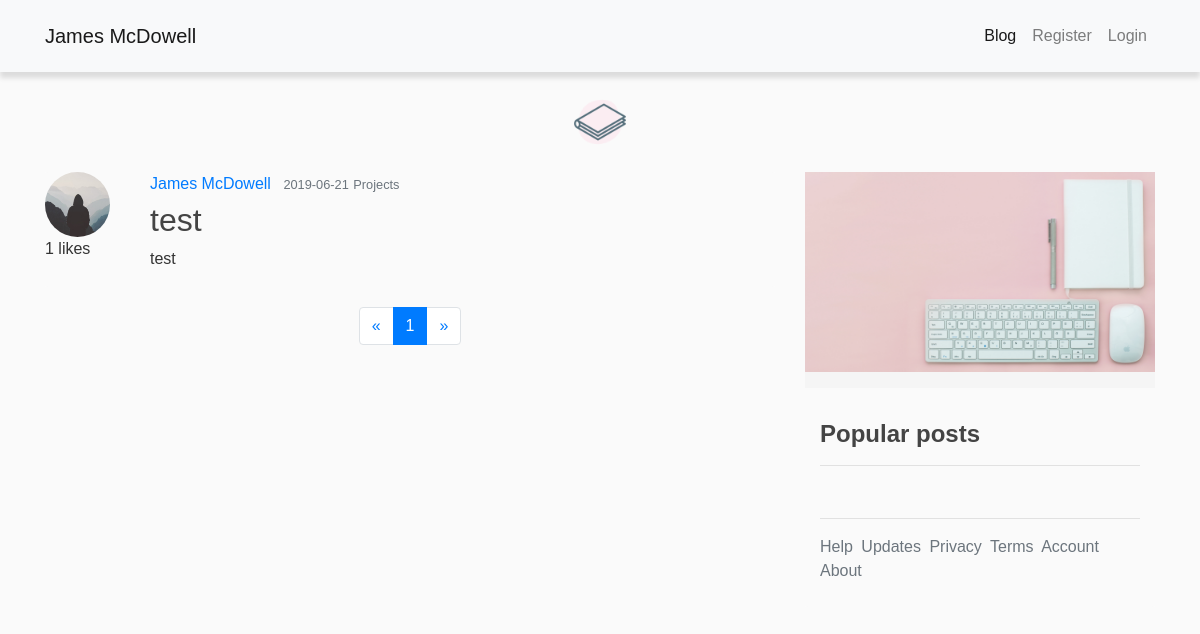
Before: /blog/recent with the older database file.
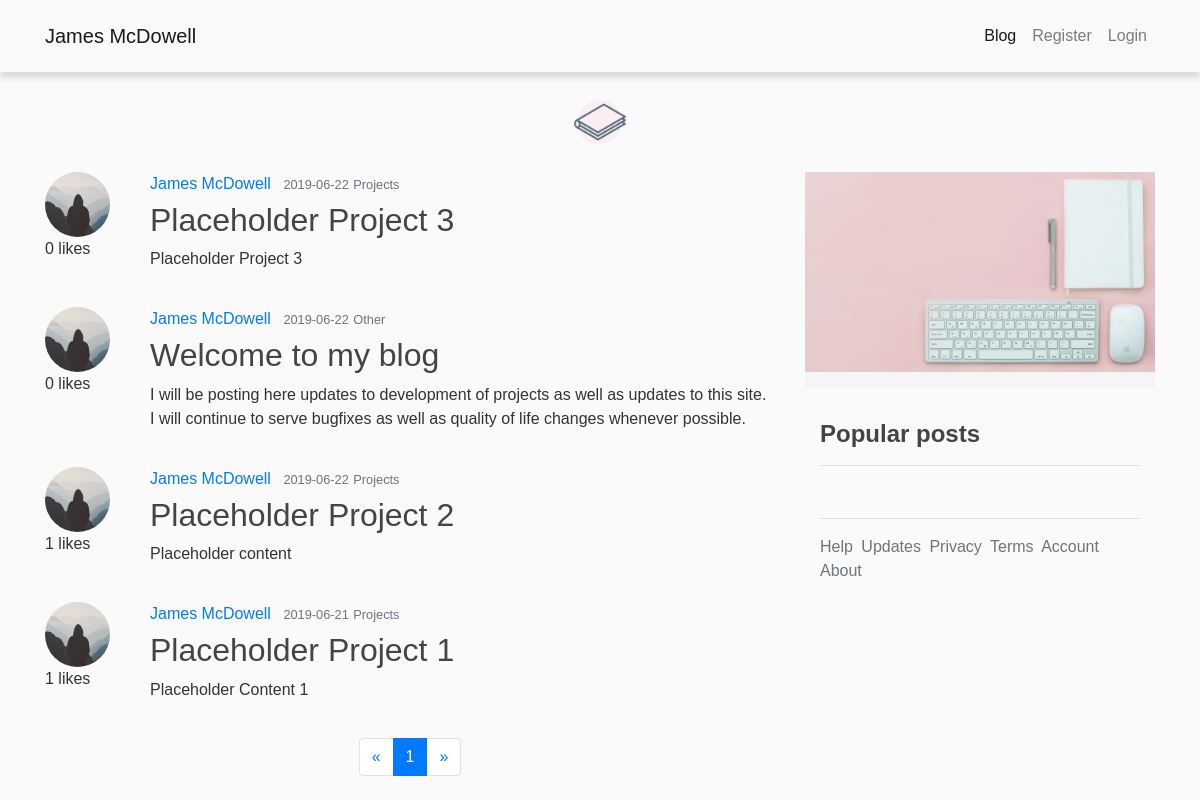
After: the same page with the newer database file.
### flaskblog/models.py (models this page shows, shortened)
class Post(db.Model):
    id = db.Column(db.Integer, primary_key=True)
    title = db.Column(db.String(100), nullable=False)
    date_posted = db.Column(db.DateTime, nullable=False, default=datetime.utcnow)
    content = db.Column(db.Text, nullable=False)
    image_file = db.Column(db.String(20), nullable=False, default='default.jpg')
    user_id = db.Column(db.Integer, db.ForeignKey('user.id'), nullable=False)
    likes = db.relationship('PostLike', backref='post', lazy='dynamic')
    cat_id = db.Column(db.Integer, db.ForeignKey('cat.id'), nullable=False)

class User(UserMixin, db.Model):
    id = db.Column(db.Integer, primary_key=True)
    username = db.Column(db.String(20), unique=True, nullable=False)
    email = db.Column(db.String(120), unique=True, nullable=False)
    image_file = db.Column(db.String(20), nullable=False, default='default.jpg')
    password = db.Column(db.String(60), nullable=False)
    posts = db.relationship('Post', backref='author', lazy=True)
    liked = db.relationship(
        'PostLike',
        foreign_keys='PostLike.user_id',
        backref='user', lazy='dynamic')

class Cat(db.Model):
    id = db.Column(db.Integer, primary_key=True)
    title = db.Column(db.String(30), nullable=False)
    posts = db.relationship('Post', backref='categ', lazy=True)
    category_image = db.Column(db.String(20), nullable=False, default='other.jpg')

### flaskblog/main/routes.py (the view)
@main.route('/blog/recent')
def blogs():
    page = request.args.get('page', 1, type=int)
    posts = Post.query.order_by(Post.date_posted.desc()).paginate(page=page, per_page=5)
    return render_template('blogs.html', posts=posts)

### flaskblog/templates/blogs.html (shortened to what this page needs)
{% extends "layout.html" %}
{% block content %}
    {% for post in posts.items %}
        <article class="media content-section">
          <ul class="list-unstyled mr-4">
            <li>
                <a href="{{ url_for('users.user_profile', username=post.author.username) }}"><img class="rounded-circle article-img" src="{{ url_for('static', filename='profile_pics/' + post.author.image_file) }}"></a>
            </li>
            <li>
                {% if current_user.is_authenticated %}
                    {% if current_user.has_liked_post(post) %}
                        <a href="{{ url_for('posts.like_action', post_id=post.id, action='unlike') }}">Unlike</a>
                      {% else %}
                        <a href="{{ url_for('posts.like_action', post_id=post.id, action='like') }}">Like</a>
                      {% endif %}
                    {{ post.likes.count() }} likes
                {% else %}
                    {{ post.likes.count() }} likes
                {% endif %}
            </li>
          </ul>
          <div class="media-body">
            <div class="article-metadata">
              <a class="mr-2" href="{{ url_for('users.user_posts', username=post.author.username) }}">{{ post.author.username }}</a>
              <small class="text-muted">{{ post.date_posted.strftime('%Y-%m-%d') }}</small>
              <small class="text-muted">{{ post.categ.title }}</small>
            </div>
            <h2><a class="article-title" href="{{ url_for('posts.post', post_id=post.id) }}">{{ post.title }}</a></h2>
            <p class="article-content">{{ post.content|striptags }}</p>
          </div>
        </article>
    {% endfor %}
    <nav aria-label="Page navigation example">
      <ul class="pagination justify-content-center">
        <li class="page-item">
          <a class="page-link" href="{{  url_for('main.blogs', page=1)}}" aria-label="Previous">
            <span aria-hidden="true">&laquo;</span>
          </a>
        </li>
        {% for page_num in posts.iter_pages(left_edge=1, right_edge=1, left_current=1, right_current=2) %}
            {% if page_num  %}
                {% if posts.page == page_num  %}
                    <li class="page-item active"><a class="page-link" href="{{  url_for('main.blogs', page=page_num)}}">{{ page_num }}</a>
                {% else %}
                    <li class="page-item"><a class="page-link" href="{{  url_for('main.blogs', page=page_num)}}">{{ page_num }}</a>
                {% endif %}
            {% else %}
                ...
            {% endif %}
        {% endfor %}
        <li class="page-item">
          <a class="page-link" href="#" aria-label="Next">
            <span aria-hidden="true">&raquo;</span>
          </a>
        </li>
      </ul>
    </nav>
{% endblock content %}

### flaskblog/templates/layout.html (shortened to what this page needs)
<!DOCTYPE html>
<html lang="en">
<head>
    <link rel="stylesheet" type="text/css" href="{{ url_for('static', filename='format.css') }}">
    <link rel="stylesheet" href="https://maxcdn.bootstrapcdn.com/bootstrap/4.0.0/css/bootstrap.min.css">
    <link rel="stylesheet" type="text/css" href="{{ url_for('static', filename='main.css') }}">
    <link rel="stylesheet" href="https://cdnjs.cloudflare.com/ajax/libs/animate.css/3.7.0/animate.min.css">
</head>
<body>
        <nav class="navbar navbar-expand-lg navbar-light bg-light fixed-top pt-3 pb-3 mb-1">
        <div class="container">
          <a class="navbar-brand" href="{{ url_for('main.home_page') }}">James McDowell</a>
          <div class="collapse navbar-collapse" id="navbarSupportedContent">
            <ul class="navbar-nav ml-auto">
                <li class="nav-item active">
                    <a class="nav-link" href="{{ url_for('main.home') }}">Blog<span class="sr-only">(current)</span></a>
                </li>
                {% if current_user.is_authenticated %}
                    <li class="nav-item">
                        <a class="nav-link" href="{{ url_for('posts.new_post') }}">Post</a>
                    </li>
                    <li class="nav-item">
                        <a class="nav-link" href="{{ url_for('users.logout') }}">Logout</a>
                    </li>
                {% else %}
                    <li class="nav-item">
                        <a class="nav-link" href="{{ url_for('users.register') }}">Register</a>
                    </li>
                    <li class="nav-item">
                        <a class="nav-link" href="{{ url_for('users.login') }}">Login</a>
                    </li>
                {% endif %}
            </ul>
          </div>
        </div>
        </nav>
        <div class="home-category-background">
            <div class="container-fluid home-category-list home-category-container">
                <a class="home-category-padding" href="{{ url_for('posts.categories') }}"><img class="icons" src="{{ url_for('static', filename='home_pics/journal.png') }}"></a>
            </div>
        </div>
        <main role="main" class="container">
          <div class="row">
            <div class="col-md-8">
              {% block content %}{% endblock %}
            </div>
            <div class="col-md-4">
              <div class="content-section sidebar">
                <div class="sidebar-container">
                    <img class="sidebar-image mr-2" src="{{ url_for('static', filename='home_pics/sidebar2.jpg') }}">
                </div>
                  <ul class="list-group list-unstyled">
                    <li class="list-group-item-light pt-3 mb-3 sb-gray">
                    </li>
                    <li class="pt-3 pb-3">
                        <ul class="container-fluid list-unstyled">
                            <h4><b>Popular posts</b></h4>
                            <hr>
                        </ul>
                    </li>
                    <li class="pt-1 pb-3">
                        <ul class="container-fluid list-unstyled">
                            <hr>
                            <div class="mb-2">
                                <a class="pr-1 sideb" href="{{ url_for('main.help') }}">Help</a> <a class="pr-1 sideb" href="{{ url_for('main.updates') }}">Updates</a> <a class="pr-1 sideb" href="{{ url_for('main.privacy') }}">Privacy</a> <a class="pr-1 sideb" href="{{ url_for('main.terms') }}">Terms</a> <a class="pr-1 sideb" href="{{ url_for('users.account') }}">Account</a> <a class="pr-1 sideb" href="{{ url_for('main.about') }}">About</a>
                            </div>
                        </ul>
                    </li>
                  </ul>
              </div>
            </div>
          </div>
        </main>
</body>
</html>

### flaskblog/static/format.css (style rules this page uses)
.navbar { margin-bottom: 0px; }
.container { font-family: "Rubik","Arial",sans-serif; }
.navbar { -webkit-box-shadow: 0px 6px 5px 0px rgba(0,0,0,0.12); -moz-box-shadow: 0px 6px 5px 0px rgba(0,0,0,0.12); box-shadow: 0px 6px 5px 0px rgba(0,0,0,0.12); }
.icons { height: 100px; width: auto; margin-top: 0; margin-bottom: 0; padding-bottom: 0; padding-top: -5px; }
img { max-width: 100%; height: auto; }

### flaskblog/static/main.css (style rules this page uses)
body { background: #fafafa; color: #333333; margin-top: 4.5rem; }
h1, h2, h3, h4, h5, h6 { color: #444444; }
.content-section { background: #fafafa; border-radius: 3px; margin-bottom: 20px; }
.article-title { color: #444444; }
.article-content { white-space: pre-line; }
.article-img { height: 65px; width: 65px; margin-right: 16px; }
.article-metadata { padding-bottom: 1px; margin-bottom: 4px; }
.sidebar { position: -webkit-sticky; position: sticky; top: 0; }
.sidebar-image { width: 100%; max-height: 200px; }
.sidebar-container { position: relative; text-align: center; color: white; font-family: sans-serif; }
.sb-gray { background-color: #F5F5F5; }
.home-category-container { display: block; white-space: nowrap; overflow: hidden; }
.home-category-padding { padding-right: 1em; padding-left: 1em; }
.home-category-list { overflow: hidden; text-align: center; }
.home-category-container a { color: #6c757d; }
a.sideb { text-decoration: none; color: #6c757d; }
a.sideb:link { text-decoration: none; color: #6c757d; }

Changed rows visible on the page:
added Post: image_file (placeholder picture), likes.count "0", author.username "James McDowell", date_posted "2019-06-22", categ "Projects", title "Placeholder Project 3", content "Placeholder Project 3"
added Post: image_file (placeholder picture), likes.count "0", author.username "James McDowell", date_posted "2019-06-22", categ "Other", title "Welcome to my blog", content "I will be posting here updates to development of projects as well as updates to this site. I will continue to serve bugfixes as well as quality of life changes whenever possible."
added Post: image_file (placeholder picture), likes.count "1", author.username "James McDowell", date_posted "2019-06-22", categ "Projects", title "Placeholder Project 2", content "Placeholder content"
changed Post: title "test" → "Placeholder Project 1"; content "test" → "Placeholder Content 1"
